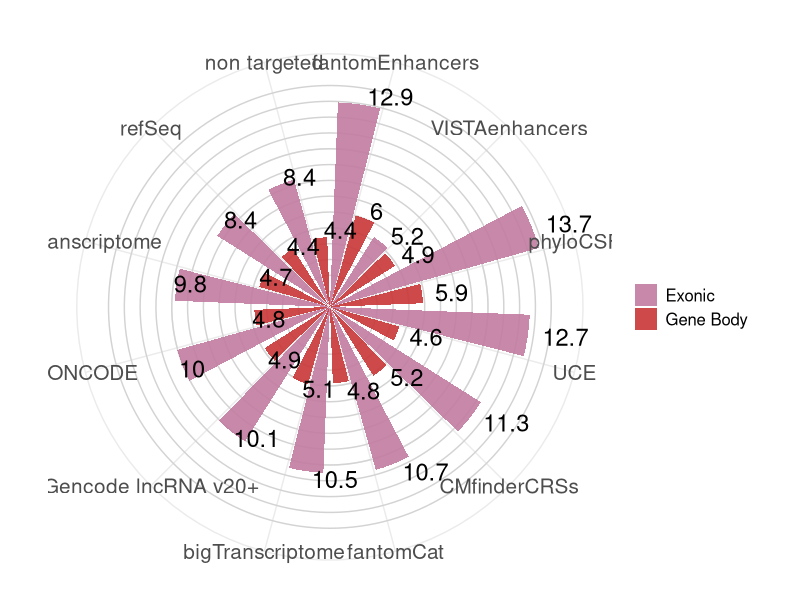

This chart was generated by the following R code:
library(ggplot2)
library(dplyr)
library(svglite)

exonic_data <- data.frame(
  subgroup = c("bigTranscriptome", "CMfinderCRSs", "fantomCat", "fantomEnhancers", "Gencode lncRNA v20+", "miTranscriptome", "non targeted", "NONCODE", "phyloCSF", "refSeq", "UCE", "VISTAenhancers"),
  value = c(10.50, 11.30, 10.71, 12.94, 10.06, 9.80, 8.36, 10.03, 13.73, 8.42, 12.65, 5.22),
  group = c("lncRNA", "Putative", "lncRNA", "Enhancers", "lncRNA", "lncRNA", "lncRNA", "lncRNA", "Putative", "lncRNA", "Putative", "Enhancers"),
  set = "Exonic")

gene_body_data <- data.frame(
  subgroup = c("bigTranscriptome", "CMfinderCRSs", "fantomCat", "fantomEnhancers", "Gencode lncRNA v20+", "miTranscriptome", "non targeted", "NONCODE", "phyloCSF", "refSeq", "UCE", "VISTAenhancers"),
  value = c(5.08, 5.15, 4.84, 6.02, 4.88, 4.65, 4.43, 4.78, 5.90, 4.40, 4.58, 4.87),
  group = c("lncRNA", "Putative", "lncRNA", "Enhancers", "lncRNA", "lncRNA", "lncRNA", "lncRNA", "Putative", "lncRNA", "Putative", "Enhancers"),
  set = "Gene Body")

combined_data <- bind_rows(exonic_data, gene_body_data)

# Prepare the data for plotting
plot_df_combined <- combined_data %>%
  mutate(
    sum_length = value,
    value_label = round(value, 1), 
    text_y = sum_length + 0.5
  )

# Reorder subgroups by group and within each group by value
plot_df_combined <- plot_df_combined %>%
  arrange(group, -value) %>%  
  mutate(subgroup = factor(subgroup, levels = unique(subgroup)))  


color_palette_sets <- c(
  "Exonic" = "#c17ba0",
  "Gene Body" = "#C83737"
)

plt_combined <- ggplot(plot_df_combined) +
  geom_hline(yintercept = seq(0, ceiling(max(plot_df_combined$sum_length)), by = 1), color = "lightgrey") +
  geom_col(aes(x = subgroup, y = sum_length, fill = set,group = set),
    position = position_dodge(width = 0.9), width = 0.8, show.legend = TRUE, alpha = 0.9) +
  geom_text(aes(x = subgroup, y = text_y, label = value_label, group = set),
    position = position_dodge(width = 0.9), color = "black", size = 6, hjust = -0.15) + coord_polar(start = 0) +  theme_minimal() +
  theme(axis.title = element_blank(), axis.text.y = element_blank(), axis.text.x = element_text(size = 15, hjust = 1),
    legend.title = element_blank(), legend.text = element_text(size = 12), plot.margin = margin(0, 0, 0, 0)) + scale_fill_manual(values = color_palette_sets) +
  labs(title = "")

svglite("exonic_vs_gene_body.svg", width = 12, height = 10)
print(plt_combined)
dev.off()

# Plot display has then be polished using InkScape
